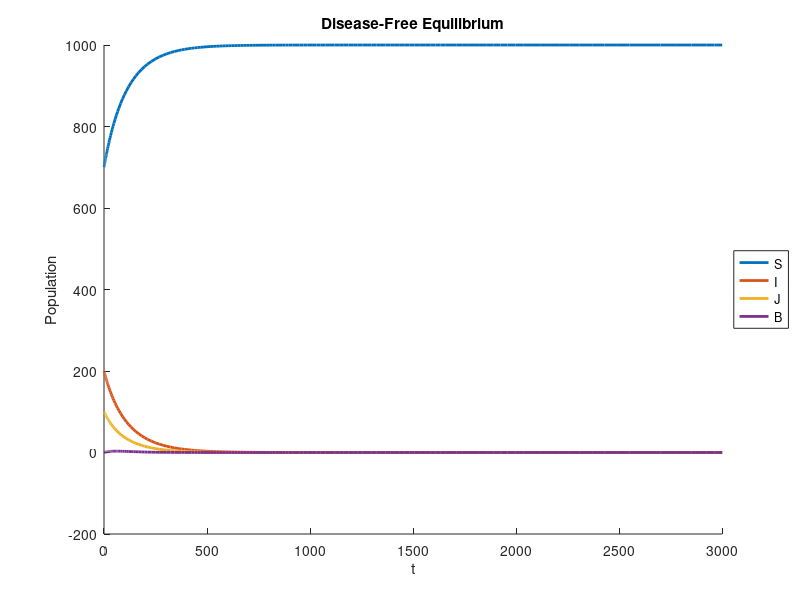

Reproduce this figure in MATLAB.
% SIJB Simulation using ODE45
% 
% Simulation of two diseases interacting.
%  Pre-conditions:
% Post-conditions:

t0 = 0;
tfinal = 3000;
N0 = 1000; % initial population size in unit persons

lambda = 0.01*N0;   % Birth per unit time
tau_I = 0.005/N0;   % Infectivity of I ?
tau_J = 0.0025/N0;  % Infectivity of J ?
gamma_I = 0.003;    % Recovered rate of I
gamma_J = 0.0015;   % Recovered rate of J
delta_S = 0.01;     % Proportion of death in S per unit time
delta_I = delta_S;  % Proportion of death in I per unit time
delta_J = delta_S;  % Proportion of death in J per unit time
delta_B = delta_S;  % Proportion of death in B per unit time

y0 = N0 * [0.7; 0.2; 0.1; 0]; % initial conditions (proportions of S, I, J, B)

SIJB = @(t,y) [lambda - tau_I*y(1).*(y(2) + y(4)) - tau_J * y(1) .* (y(3) + y(4)) + gamma_I*y(2) + gamma_J*y(3) - delta_S * y(1); 
    tau_I * y(1) .* (y(2) + y(4)) - gamma_I*y(2) - tau_J*y(2).*(y(3) + y(4)) + gamma_J * y(4) - delta_I * y(2);
    tau_J * y(1) .* (y(3) + y(4)) - gamma_J*y(3) - tau_I*y(3).*(y(2) + y(4)) + gamma_I * y(4) - delta_J * y(3);
    tau_J * y(2) .* (y(3) + y(4)) + tau_I * y(3) .* (y(2) + y(4)) - gamma_I * y(4) - gamma_J * y(4) - delta_B * y(4)];

[t,y] = ode45(SIJB, [t0 tfinal], y0);
N = sum(y,2); % population size

baseR_I = tau_I * lambda / delta_S / (gamma_I + delta_I);
baseR_J = tau_J * lambda / delta_S / (gamma_J + delta_J);

fprintf('Base Reproduction Number: (R0_I, R0_J < 1 for stability)\n');
fprintf(['R0_I: ',num2str(baseR_I),'\n']);
fprintf(['R0_J: ',num2str(baseR_J),'\n']);

figure
hold on
plot(t,y,'lineWidth',2)
%plot(t,N,'LineWidth',2)
title('Disease-Free Equilibrium')
xlabel('t')
ylabel('Population')
legend('S','I','J','B','location','eastoutside')
hold off
% print('ODE Disease-Free Equilibrium', '-dpng');


